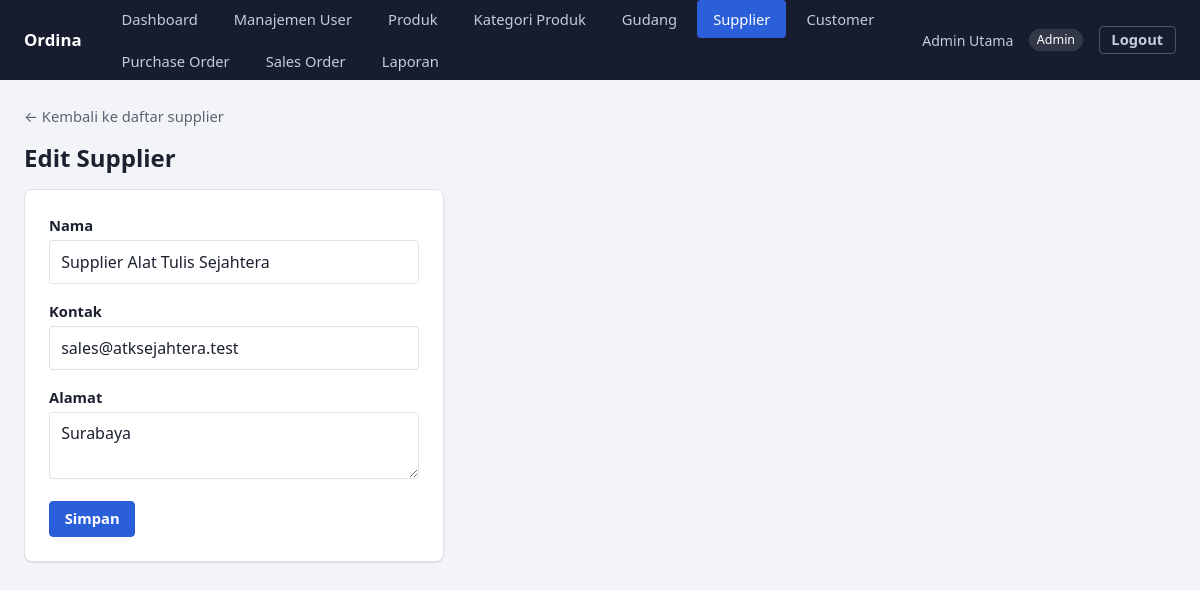
The page /suppliers/2/edit (signed in) on the database its author committed.
### tables this page shows
CREATE TABLE IF NOT EXISTS suppliers (
    id INT UNSIGNED AUTO_INCREMENT PRIMARY KEY,
    name VARCHAR(150) NOT NULL,
    contact VARCHAR(150) NULL,
    address VARCHAR(255) NULL,
    is_active TINYINT(1) NOT NULL DEFAULT 1
);

### app/Core/View.php (called while the page is built, shortened)
<?php
final class View
{
    public static function render(string $view, array $data = [], int $status = 200): void
    {
        extract($data);
        require __DIR__ . "/../../views/{$view}.php";
        require __DIR__ . '/../../views/layouts/app.php';
    }
}

### app/Core/Controller.php (called while the page is built, shortened)
<?php
abstract class Controller
{
    protected function view(string $view, array $data = []): void
    {
        View::render($view, $data);
    }
}

### app/Controller/SupplierController.php (called while the page is built, shortened)
<?php
final class SupplierController extends Controller
{
    public function edit(array $params): void
    {
        $supplier = $this->service()->find((int) $params['id']);
        $this->view('suppliers/edit', [
            'title' => 'Edit Supplier',
            'supplier' => $supplier,
            'errors' => Session::pullFlash('errors', []),
        ]);
    }
    private function service(): SupplierService
    {
        return new SupplierService(new MysqlSupplierRepository(Database::connection()));
    }
}

### public/index.php (called while the page is built, shortened)
<?php
$router = new Router();
$method = $_SERVER['REQUEST_METHOD'] ?? 'GET';
$path = (string) (parse_url($_SERVER['REQUEST_URI'] ?? '/', PHP_URL_PATH) ?: '/');
try {
    $router->dispatch($method, $path);
} catch (UnauthenticatedException) {
    header('Location: /login');
} catch (AuthorizationException | ForbiddenOperationException) {
    View::render('errors/403', ['title' => '403 - Akses Ditolak'], 403);
} catch (NotFoundException) {
    View::render('errors/404', ['title' => '404 - Tidak Ditemukan'], 404);
} catch (\Throwable $e) {
    error_log((string) $e);
    View::render('errors/500', ['title' => '500 - Kesalahan Server'], 500);
}

### app/Core/Config.php (called while the page is built, shortened)
<?php
final class Config
{
    public static function get(string $key, ?string $default = null): ?string
    {
        $fromEnv = getenv($key);
        return $fromEnv !== false ? $fromEnv : $default;
    }
}

### app/Core/Database.php (called while the page is built, shortened)
<?php
final class Database
{
    private static ?PDO $connection = null;
    public static function connection(): PDO
    {
        if (self::$connection === null) {
            self::$connection = self::connect(
                Config::get('DB_HOST', 'mysql'),
                Config::get('DB_PORT', '3306'),
                Config::get('DB_DATABASE', 'ordina'),
                Config::get('DB_USERNAME', 'ordina'),
                Config::get('DB_PASSWORD', '')
            );
        }
        return self::$connection;
    }
    public static function connect(string $host, string $port, string $database, ?string $username, ?string $password): PDO
    {
        $dsn = sprintf('mysql:host=%s;port=%s;dbname=%s;charset=utf8mb4', $host, $port, $database);
        try {
            return new PDO($dsn, $username, $password, [
                PDO::ATTR_ERRMODE => PDO::ERRMODE_EXCEPTION,
                PDO::ATTR_DEFAULT_FETCH_MODE => PDO::FETCH_ASSOC,
                PDO::ATTR_EMULATE_PREPARES => false,
            ]);
        } catch (PDOException $e) {
            throw new RuntimeException('Database connection failed.', previous: $e);
        }
    }
}

### app/Repository/Mysql/MysqlSupplierRepository.php (called while the page is built, shortened)
<?php
final class MysqlSupplierRepository implements SupplierRepositoryInterface
{
    public function findById(int $id): ?Supplier
    {
        $stmt = $this->connection->prepare('SELECT * FROM suppliers WHERE id = :id LIMIT 1');
        $stmt->execute(['id' => $id]);
        $row = $stmt->fetch();
        return $row === false ? null : Supplier::fromArray($row);
    }
}

### app/Service/SupplierService.php (called while the page is built, shortened)
<?php
final class SupplierService
{
    public function find(int $id): ?Supplier
    {
        return $this->suppliers->findById($id);
    }
}

### app/Entity/Supplier.php (called while the page is built, shortened)
<?php
final class Supplier
{
    public static function fromArray(array $row): self
    {
        return new self(
            id: (int) $row['id'],
            name: (string) $row['name'],
            contact: $row['contact'] !== null ? (string) $row['contact'] : null,
            address: $row['address'] !== null ? (string) $row['address'] : null,
            isActive: (bool) $row['is_active'],
        );
    }
}

### views/suppliers/edit.php (the view, shortened to what this page needs)
<a href="/suppliers" class="back-link">&larr; Kembali ke daftar supplier</a>
<h1>Edit Supplier</h1>
<div class="card" style="max-width:420px;">
    <form method="post" action="/suppliers/<?= (int) $supplier->id ?>">
        <label for="name">Nama</label>
        <input type="text" id="name" name="name" value="<?= htmlspecialchars($supplier->name, ENT_QUOTES) ?>" required>
        <label for="contact">Kontak</label>
        <input type="text" id="contact" name="contact" value="<?= htmlspecialchars($supplier->contact ?? '', ENT_QUOTES) ?>">
        <label for="address">Alamat</label>
        <textarea id="address" name="address" rows="2"><?= htmlspecialchars($supplier->address ?? '', ENT_QUOTES) ?></textarea>
        <button type="submit">Simpan</button>
    </form>
</div>

### app/Core/Router.php (shortened to what this page needs)
<?php
final class Router
{
    private array $routes = [];
    private function add(string $method, string $path, array $handler): void
    {
        $this->routes[$method][] = [
            'pattern' => $this->toPattern($path),
            'handler' => $handler,
        ];
    }
    private function toPattern(string $path): string
    {
        $pattern = preg_replace('#\{(\w+)\}#', '(?P<$1>[^/]+)', $path);
        return '#^' . $pattern . '$#';
    }
    public function dispatch(string $method, string $path): void
    {
        foreach ($this->routes[$method] ?? [] as $route) {
            if (preg_match($route['pattern'], $path, $matches) === 1) {
                $params = array_filter($matches, fn ($key) => !is_int($key), ARRAY_FILTER_USE_KEY);
                [$controllerClass, $action] = $route['handler'];
                (new $controllerClass())->$action($params);
                return;
            }
        }
    }
}

### public/assets/css/app.css (style rules this page uses)
:root { --color-bg: #f2f4f8; --color-surface: #ffffff; --color-surface-muted: #f7f8fa; --color-text: #1c2130; --color-text-muted: #5b6472; --color-border: #dde1e8; --color-primary: #2b5fd9; --color-primary-hover: #234ead; --color-primary-soft: #e8eefd; --color-success: #1e8e5a; --color-success-soft: #e5f6ee; --color-danger: #c0392b; --color-danger-soft: #fbe9e7; --color-muted-soft: #eceef1; --color-header-bg: #171d2e; --color-header-text: #eef1f8; --space-1: 0.25rem; --space-2: 0.5rem; --space-3: 1rem; --space-4: 1.5rem; --space-5: 2.5rem; --radius: 8px; --radius-sm: 4px; --shadow-card: 0 1px 2px rgba(20, 24, 38, 0.06), 0 1px 1px rgba(20, 24, 38, 0.04); }
* { box-sizing: border-box; }
html { -webkit-text-size-adjust: 100%; }
body { margin: 0; font-family: system-ui, -apple-system, "Segoe UI", sans-serif; background: var(--color-bg); color: var(--color-text); line-height: 1.5; }
h1, h2, h3 { line-height: 1.25; margin: 0 0 var(--space-3); }
h1 { font-size: 1.5rem; }
a { color: var(--color-primary); }
.card { background: var(--color-surface); border: 1px solid var(--color-border); border-radius: var(--radius); box-shadow: var(--shadow-card); padding: var(--space-4); margin-bottom: var(--space-4); }
.back-link { display: inline-block; margin-bottom: var(--space-3); color: var(--color-text-muted); text-decoration: none; font-size: 0.92rem; }
label { display: block; font-weight: 600; font-size: 0.92rem; margin-bottom: var(--space-1); }
input, select, textarea, button { font: inherit; }
input, select, textarea { width: 100%; padding: 0.55em 0.7em; border: 1px solid var(--color-border); border-radius: var(--radius-sm); margin-bottom: var(--space-3); background: #fff; color: var(--color-text); }
button, .btn { display: inline-flex; align-items: center; gap: 0.4em; background: var(--color-primary); color: #fff; border: 1px solid var(--color-primary); border-radius: var(--radius-sm); padding: 0.55em 1em; cursor: pointer; font-weight: 600; font-size: 0.92rem; text-decoration: none; line-height: 1.2; }

### rows shown on the page
suppliers: name "Supplier Alat Tulis Sejahtera", contact "sales@atksejahtera.test", address "Surabaya"

### other values the page prints
$menu['label'] "Dashboard"
$menu['label'] "Manajemen User"
$menu['label'] "Produk"
$menu['label'] "Kategori Produk"
$menu['label'] "Gudang"
$menu['label'] "Supplier"
$menu['label'] "Customer"
$menu['label'] "Purchase Order"
$menu['label'] "Sales Order"
$menu['label'] "Laporan"
